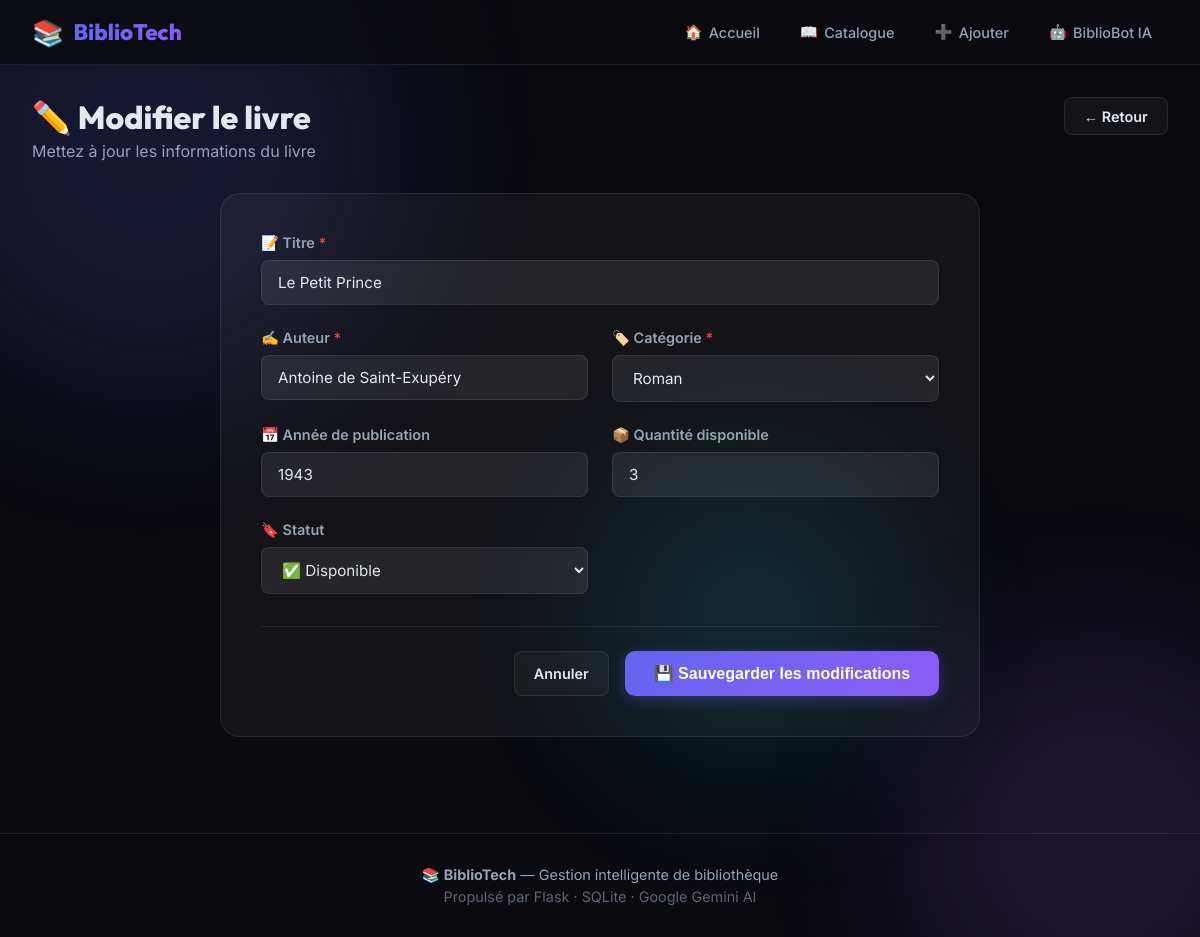
/books/1/edit, run on the app's committed database.
### tables this page shows
CREATE TABLE livres (
            id_livre INTEGER PRIMARY KEY AUTOINCREMENT,
            titre TEXT NOT NULL,
            auteur TEXT NOT NULL,
            categorie TEXT NOT NULL,
            annee_publication INTEGER,
            quantite_disponible INTEGER DEFAULT 1,
            statut TEXT DEFAULT 'disponible',
            date_retour TEXT
        );

### app/routes/books.py (the view, shortened to what this page needs)
@books_bp.route('/books/<int:book_id>/edit', methods=['GET', 'POST'])
def edit_book(book_id):
    book = get_book_by_id(book_id)
    if not book:
        flash('Livre introuvable.', 'error')
        return redirect(url_for('books.list_books'))
    return render_template('books/form.html', book=book, action='edit')

### app/database.py (called while the page is built)
def get_db():
    conn = sqlite3.connect(DB_PATH)
    conn.row_factory = sqlite3.Row
    return conn

### app/models/book.py (called while the page is built)
def get_book_by_id(book_id):
    conn = get_db()
    book = conn.execute('SELECT * FROM livres WHERE id_livre = ?', (book_id,)).fetchone()
    conn.close()
    return dict(book) if book else None

### templates/books/form.html (shortened to what this page needs)
{% extends "base.html" %}
{% block content %}
<div class="page-header">
    <div>
        <h1 class="page-title">{{ '➕ Ajouter un livre' if action == 'add' else '✏️ Modifier le livre' }}</h1>
        <p class="page-subtitle">{{ 'Remplissez les informations du nouveau livre' if action == 'add' else 'Mettez à jour les informations du livre' }}</p>
    </div>
    <a href="{{ url_for('books.list_books') }}" class="btn btn-ghost">← Retour</a>
</div>
<div class="form-container">
    <form method="POST" class="book-form">
        <div class="form-grid">
            <div class="form-group form-full">
                <label class="form-label" for="titre">📝 Titre <span class="required">*</span></label>
                <input type="text" id="titre" name="titre" class="form-input"
                       value="{{ book.titre if book else '' }}"
                       placeholder="Ex: Le Petit Prince" required>
            </div>
            <div class="form-group">
                <label class="form-label" for="auteur">✍️ Auteur <span class="required">*</span></label>
                <input type="text" id="auteur" name="auteur" class="form-input"
                       value="{{ book.auteur if book else '' }}"
                       placeholder="Ex: Antoine de Saint-Exupéry" required>
            </div>
            <div class="form-group">
                <label class="form-label" for="categorie">🏷️ Catégorie <span class="required">*</span></label>
                <select id="categorie" name="categorie" class="form-input form-select" required>
                    {% set categories = ['Roman', 'Science-Fiction', 'Fantasy', 'Aventure', 'Histoire', 'Science', 'Informatique', 'Poésie', 'Philosophie', 'Biographie', 'Autre'] %}
                    {% for cat in categories %}
                    <option value="{{ cat }}" {{ 'selected' if book and book.categorie == cat }}>{{ cat }}</option>
                    {% endfor %}
                </select>
            </div>
            <div class="form-group">
                <label class="form-label" for="annee_publication">📅 Année de publication</label>
                <input type="number" id="annee_publication" name="annee_publication" class="form-input"
                       value="{{ book.annee_publication if book else '' }}"
                       placeholder="Ex: 1943" min="1000" max="2026">
            </div>
            <div class="form-group">
                <label class="form-label" for="quantite_disponible">📦 Quantité disponible</label>
                <input type="number" id="quantite_disponible" name="quantite_disponible" class="form-input"
                       value="{{ book.quantite_disponible if book else 1 }}"
                       min="0" max="999">
            </div>
            <div class="form-group">
                <label class="form-label" for="statut">🔖 Statut</label>
                <select id="statut" name="statut" class="form-input form-select" onchange="toggleDateRetour(this)">
                    <option value="disponible" {{ 'selected' if not book or book.statut == 'disponible' }}>✅ Disponible</option>
                </select>
            </div>
        </div>
        <div class="form-actions">
            <a href="{{ url_for('books.list_books') }}" class="btn btn-ghost">Annuler</a>
            <button type="submit" class="btn btn-primary btn-lg">
                {{ '➕ Ajouter le livre' if action == 'add' else '💾 Sauvegarder les modifications' }}
            </button>
        </div>
    </form>
</div>
{% endblock %}

### static/css/style.css (style rules this page uses)
*, *::before, *::after { box-sizing: border-box; margin: 0; padding: 0; }
:root { --bg: #0a0a0f; --bg2: #111118; --surface: rgba(255,255,255,0.04); --surface2: rgba(255,255,255,0.08); --border: rgba(255,255,255,0.08); --text: #e2e8f0; --text-muted: #94a3b8; --primary: #6366f1; --primary-dark: #4f46e5; --accent: #8b5cf6; --green: #10b981; --orange: #f59e0b; --red: #ef4444; --gradient-1: linear-gradient(135deg,#6366f1,#8b5cf6); --gradient-2: linear-gradient(135deg,#ec4899,#8b5cf6); --gradient-3: linear-gradient(135deg,#06b6d4,#6366f1); --gradient-4: linear-gradient(135deg,#10b981,#06b6d4); --gradient-5: linear-gradient(135deg,#f59e0b,#ec4899); --radius: 12px; --radius-lg: 20px; --shadow: 0 4px 24px rgba(0,0,0,0.4); --shadow-lg: 0 8px 48px rgba(0,0,0,0.6); }
body { font-family:'Inter',sans-serif; background:var(--bg); color:var(--text); min-height:100vh; overflow-x:hidden; }
.btn { display:inline-flex; align-items:center; gap:0.4rem; padding:0.6rem 1.2rem; border-radius:8px; font-size:0.9rem; font-weight:600; border:none; cursor:pointer; text-decoration:none; transition:all 0.2s; white-space:nowrap; }
.btn-primary { background:var(--gradient-1); color:#fff; box-shadow:0 4px 15px rgba(99,102,241,0.3); }
.btn-ghost { background:var(--surface); color:var(--text); border:1px solid var(--border); }
.btn-lg { padding:0.8rem 1.8rem; font-size:1rem; border-radius:10px; }
.page-header { display:flex; align-items:flex-start; justify-content:space-between; margin-bottom:2rem; flex-wrap:wrap; gap:1rem; }
.page-title { font-family:'Outfit',sans-serif; font-size:2rem; font-weight:800; }
.page-subtitle { color:var(--text-muted); margin-top:0.25rem; }
.form-container { max-width:760px; margin:0 auto; }
.book-form { background:var(--surface); border:1px solid var(--border); border-radius:var(--radius-lg); padding:2.5rem; }
.form-grid { display:grid; grid-template-columns:1fr 1fr; gap:1.5rem; }
.form-full { grid-column:1/-1; }
.form-group { display:flex; flex-direction:column; gap:0.5rem; }
.form-label { font-size:0.9rem; font-weight:600; color:var(--text-muted); }
.required { color:var(--red); }
.form-input { background:var(--surface2); border:1px solid var(--border); border-radius:8px; padding:0.75rem 1rem; color:var(--text); font-size:0.95rem; font-family:'Inter',sans-serif; outline:none; transition:border-color 0.2s; }
.form-select { cursor:pointer; }
.form-select option { background:var(--bg2); }
.form-actions { display:flex; justify-content:flex-end; gap:1rem; margin-top:2rem; padding-top:1.5rem; border-top:1px solid var(--border); }

### data on the page
livres: titre "Le Petit Prince", auteur "Antoine de Saint-Exupéry", annee_publication "1943", quantite_disponible "3"

### other printed values
{{ '➕ Ajouter un livre' if action == 'add' else '✏️ Modifier le livre' }} "✏️ Modifier le livre"
form field categorie "Roman"
